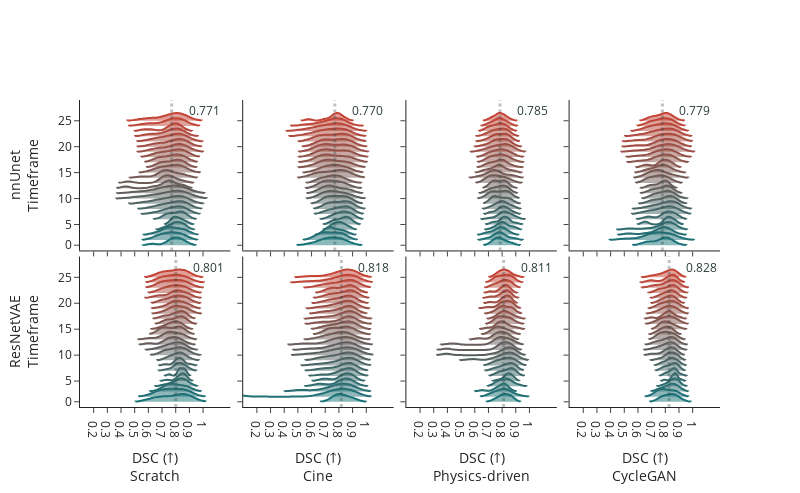

Here is the notebook cell this chart was saved with:
### Code cell
colors = n_colors('rgb(25, 114, 120)', 'rgb(196, 69, 54)', 25, colortype='rgb')

fig = make_subplots(rows=2, cols=4, shared_yaxes=True, shared_xaxes=True, horizontal_spacing=0.02, vertical_spacing=0.02)

for i, architecture in enumerate(df.architecture.unique()):

    fig.update_yaxes(title_text=f'{architecture}<br>Timeframe', row=i + 1, col=1)

    for j, strategy in enumerate(df.strategy.unique()):

        fig.update_xaxes(title_text=f'DSC (↑)<br>{strategy}', row=2, col=j + 1)

        data = np.array(list(map(lambda t: np.array(df[(df.timeframe == t) & (df.architecture == architecture) & (df.strategy == strategy)].dice), range(25))))

        for t, (data_line, color) in enumerate(zip(data, colors)):
            fig.add_trace(go.Violin(name=t + 1, x=data_line, line_color=color), row=i + 1, col=j + 1)
            fig.update_xaxes(range=[0.1, 1.2], tickvals=np.arange(0.2, 1.1, 0.1,), row=i + 1, col=j + 1)
            fig.update_yaxes(range=[-1, 28], tickvals=np.arange(0, 30, 5), ticktext=np.arange(0, 30, 5), row=i + 1, col=j + 1)
        
        fig.add_vline(
            x=data.mean(),
            annotation_text=f"     {data.mean():.3f}", annotation_position="top right", 
            annotation_font_color='rgb(40, 61, 59)',
            line_width=3, line_dash="dot", line_color='rgb(40, 61, 59)', row=i + 1, col=j + 1)

fig.update_traces(orientation='h', side='positive', width=3, points=False)
fig.update_layout(height=800 / 1.62, width=800, showlegend=False)
fig.show()
